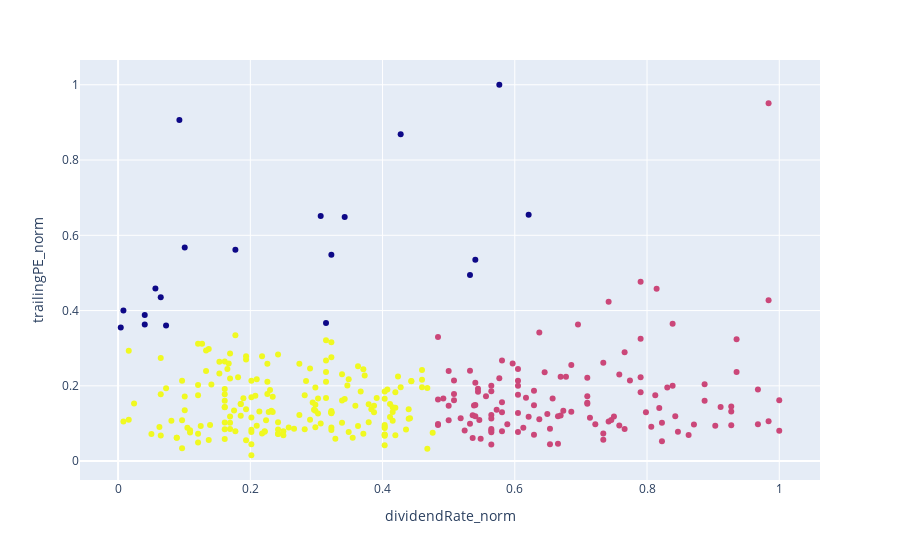

The notebook cell saved with this chart:
### Code cell
# Prepare the data for K-means by selecting the normalized columns
data = torch.tensor(sp_features_df[['trailingPE_norm', 'dividendRate_norm']].values, dtype=torch.float32).to('cuda')

# Define the K-means function if not already defined
def kmeans(X, k, num_iterations=100):
    centers = X[torch.randperm(X.size(0))[:k]].clone()  # Initialize cluster centers
    for i in range(num_iterations):
        distances = torch.cdist(X, centers)
        labels = distances.argmin(dim=1)
        
        # Update cluster centers
        new_centers = torch.stack([X[labels == j].mean(dim=0) if (labels == j).any() else centers[j] for j in range(k)])
        
        if torch.allclose(centers, new_centers, atol=1e-6):  # Check for convergence
            break
        centers = new_centers
    
    # Compute inertia
    inertia = (torch.cdist(X, centers).min(dim=1).values ** 2).sum().item()
    return centers, inertia  # Return both centers and inertia

# Run K-Means with K = 3 (3 clusters)
k = 3
centroids, _ = kmeans(data, k)

# Assign each sample to the nearest cluster center
distances = torch.cdist(data, centroids)
idx = distances.argmin(dim=1).cpu()  # Closest centroid index for each point

# Create a DataFrame with tickers and their assigned clusters
details_df = pd.DataFrame({'Ticker': sp_features_df.index, 'Cluster': idx.numpy()})

# Merge cluster information directly into sp_features_df
clusters_df = sp_features_df.copy()
clusters_df['Cluster'] = details_df['Cluster'].values

# Plot the clusters using Plotly
fig = px.scatter(clusters_df, x="dividendRate_norm", y="trailingPE_norm", color="Cluster", hover_data=["Ticker"])
fig.update_layout(coloraxis_showscale=False)
fig.show()

### Figure 1 — Plotly figure (JSON) as saved in the notebook; plotly's stock layout.template omitted (floating-point values rounded to 4 significant figures; data arrays with more than 128 entries replaced by an {"elided": "..."} marker saying what was removed)
{"data": [{"customdata": {"elided": "322x1 str values"}, "hovertemplate": "dividendRate_norm=%{x}<br>trailingPE_norm=%{y}<br>Ticker=%{customdata[0]}<br>Cluster=%{marker.color}<extra></extra>", "legendgroup": "", "marker": {"color": {"elided": "322 int values"}, "coloraxis": "coloraxis", "symbol": "circle"}, "mode": "markers", "name": "", "orientation": "v", "showlegend": false, "type": "scatter", "x": {"elided": "322 float values"}, "xaxis": "x", "y": {"elided": "322 float values"}, "yaxis": "y"}], "layout": {"coloraxis": {"colorbar": {"title": {"text": "Cluster"}}, "colorscale": [[0, "#0d0887"], [0.1111, "#46039f"], [0.2222, "#7201a8"], [0.3333, "#9c179e"], [0.4444, "#bd3786"], [0.5556, "#d8576b"], [0.6667, "#ed7953"], [0.7778, "#fb9f3a"], [0.8889, "#fdca26"], [1, "#f0f921"]], "showscale": false}, "legend": {"tracegroupgap": 0}, "margin": {"t": 60}, "xaxis": {"anchor": "y", "domain": [0, 1], "title": {"text": "dividendRate_norm"}}, "yaxis": {"anchor": "x", "domain": [0, 1], "title": {"text": "trailingPE_norm"}}}}
